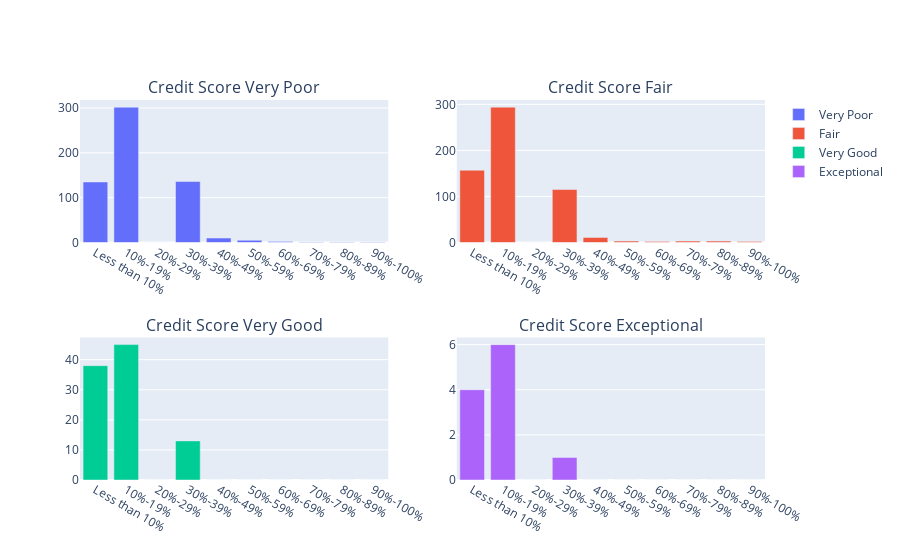

Here is the notebook cell this chart was saved with:
### Code cell
#LETS PLOT THOSE NUMBERS THAT YOU SEE ABOVE AND CREATE SOME BAR GRAPHS!!
fig = make_subplots(
    rows=2, cols=2,
    subplot_titles=("Credit Score Very Poor", "Credit Score Fair", "Credit Score Very Good", "Credit Score Exceptional"))

fig.add_trace(go.Bar(x=['Less than 10%', '10%-19%', '20%-29%','30%-39%','40%-49%','50%-59%',
                        '60%-69%','70%-79%','80%-89%','90%-100%'],
                     y=[135, 302, 0,136,10,5,2,1,1,1],name='Very Poor'),row=1, col=1)

fig.add_trace(go.Bar(x=['Less than 10%', '10%-19%', '20%-29%','30%-39%','40%-49%','50%-59%',
                        '60%-69%','70%-79%','80%-89%','90%-100%'],
                     y=[157,294,0,115,11,3,2,3,3,2],name='Fair'),row=1, col=2)

fig.add_trace(go.Bar(x=['Less than 10%', '10%-19%', '20%-29%','30%-39%','40%-49%','50%-59%',
                        '60%-69%','70%-79%','80%-89%','90%-100%'],
                    y=[38,45,0,13,0,0,0,0,0,0],name='Very Good'),row=2, col=1)

fig.add_trace(go.Bar(x=['Less than 10%', '10%-19%', '20%-29%','30%-39%','40%-49%','50%-59%',
                        '60%-69%','70%-79%','80%-89%','90%-100%'],
                     y=[4, 6,0,1,0,0,0,0,0,0],name='Exceptional'),row=2, col=2)


fig.show()

### Figure 1 — Plotly figure (JSON) as saved in the notebook; plotly's stock layout.template omitted (floating-point values rounded to 4 significant figures)
{"data": [{"name": "Very Poor", "type": "bar", "x": ["Less than 10%", "10%-19%", "20%-29%", "30%-39%", "40%-49%", "50%-59%", "60%-69%", "70%-79%", "80%-89%", "90%-100%"], "xaxis": "x", "y": [135, 302, 0, 136, 10, 5, 2, 1, 1, 1], "yaxis": "y"}, {"name": "Fair", "type": "bar", "x": ["Less than 10%", "10%-19%", "20%-29%", "30%-39%", "40%-49%", "50%-59%", "60%-69%", "70%-79%", "80%-89%", "90%-100%"], "xaxis": "x2", "y": [157, 294, 0, 115, 11, 3, 2, 3, 3, 2], "yaxis": "y2"}, {"name": "Very Good", "type": "bar", "x": ["Less than 10%", "10%-19%", "20%-29%", "30%-39%", "40%-49%", "50%-59%", "60%-69%", "70%-79%", "80%-89%", "90%-100%"], "xaxis": "x3", "y": [38, 45, 0, 13, 0, 0, 0, 0, 0, 0], "yaxis": "y3"}, {"name": "Exceptional", "type": "bar", "x": ["Less than 10%", "10%-19%", "20%-29%", "30%-39%", "40%-49%", "50%-59%", "60%-69%", "70%-79%", "80%-89%", "90%-100%"], "xaxis": "x4", "y": [4, 6, 0, 1, 0, 0, 0, 0, 0, 0], "yaxis": "y4"}], "layout": {"annotations": [{"font": {"size": 16}, "showarrow": false, "text": "Credit Score Very Poor", "x": 0.225, "xanchor": "center", "xref": "paper", "y": 1, "yanchor": "bottom", "yref": "paper"}, {"font": {"size": 16}, "showarrow": false, "text": "Credit Score Fair", "x": 0.775, "xanchor": "center", "xref": "paper", "y": 1, "yanchor": "bottom", "yref": "paper"}, {"font": {"size": 16}, "showarrow": false, "text": "Credit Score Very Good", "x": 0.225, "xanchor": "center", "xref": "paper", "y": 0.375, "yanchor": "bottom", "yref": "paper"}, {"font": {"size": 16}, "showarrow": false, "text": "Credit Score Exceptional", "x": 0.775, "xanchor": "center", "xref": "paper", "y": 0.375, "yanchor": "bottom", "yref": "paper"}], "xaxis": {"anchor": "y", "domain": [0, 0.45]}, "xaxis2": {"anchor": "y2", "domain": [0.55, 1]}, "xaxis3": {"anchor": "y3", "domain": [0, 0.45]}, "xaxis4": {"anchor": "y4", "domain": [0.55, 1]}, "yaxis": {"anchor": "x", "domain": [0.625, 1]}, "yaxis2": {"anchor": "x2", "domain": [0.625, 1]}, "yaxis3": {"anchor": "x3", "domain": [0, 0.375]}, "yaxis4": {"anchor": "x4", "domain": [0, 0.375]}}}
